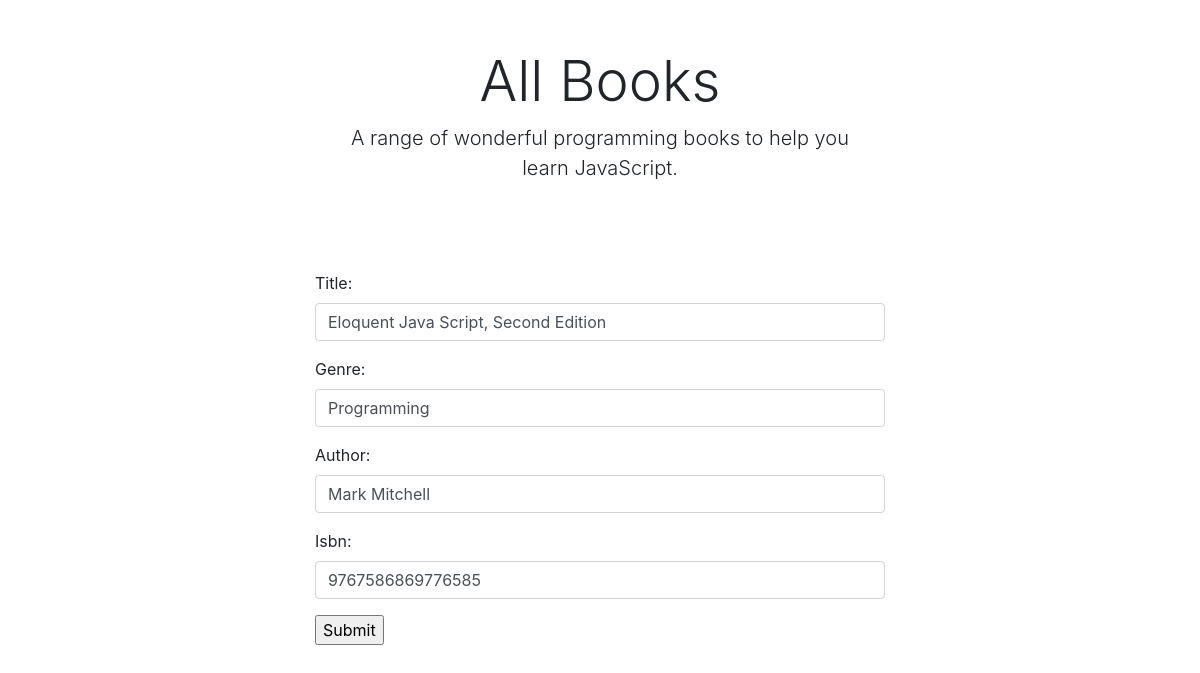
The app's page /books/eloquent-java-script-second-edition/edit/ (signed in) with its own data.
### books/models.py (models this page shows, shortened)
class Books(models.Model):
    title = models.CharField(max_length=100)
    slug = models.SlugField(null=True)
    genre = models.CharField(max_length=100)
    author = models.CharField(max_length=100)
    isbn = models.CharField(max_length=100)
    count = models.IntegerField(null=True, default=0)
    class Meta:
        verbose_name_plural = "Books"

### books/views.py (the view)
# urls.py: path('<slug:slug>/edit/', BookEditView.as_view(), name='edit-detail'),
class BookEditView(UserAccessMixin, UpdateView):
    raise_exception = False
    permission_required = ('books.change_books', 'books.add_books', 'books.view_books')
    permission_denied_message = ""
    login_url = '/books/'
    redirect_field_name = 'next'
    model = Books
    form_class = AddForm
    template_name = 'add.html'
    success_url = '/books/'

### books/forms.py
class AddForm(forms.ModelForm):
    class Meta:
        model = Books
        fields = ('title', 'genre', 'author', 'isbn')
        widgets = {
            'title': forms.TextInput(attrs={'class': 'form-control'}),
            'genre': forms.TextInput(attrs={'class': 'form-control'}),
            'author': forms.TextInput(attrs={'class': 'form-control'}),
            'isbn': forms.TextInput(attrs={'class': 'form-control'}),
        }

### books/views.py (called while the page is built)
    def dispatch(self, request, *args, **kwargs):
        if (not self.request.user.is_authenticated):
            return redirect_to_login(self.request.get_full_path(),
                                     self.get_login_url(), self.get_redirect_field_name())
        if not self.has_permission():
            return redirect('/books')
        return super(UserAccessMixin, self).dispatch(request, *args, **kwargs)

### books/templates/add.html (shortened to what this page needs)
{% extends "base.html" %}
{% block content %}
    <div class="container" style="max-width:600px">
        <div class="px-3 py-3 pt-md-5 pb-md-4 mx-auto text-center">
            <h1 class="display-4">All Books</h1>
            <p class="lead">A range of wonderful programming books to help you learn JavaScript.</p>
        </div>
        <div class="py-5">
            <div class="row">
                <div class="col-12">
                    <form method="post">
                        {{ form.as_p }}
                        <input type="submit">
                    </form>
                </div>
            </div>
        </div>
    </div>
{% endblock %}

### records on screen
Books: title "Eloquent Java Script, Second Edition", genre "Programming", author "Mark Mitchell", isbn "9767586869776585"
